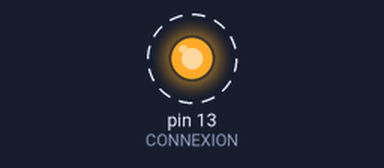
Simulated run of this sketch. Board: Arduino Uno, built with avr-gcc and run on an emulated ATmega328P. Shown: output pins drawn as LEDs (lit = HIGH). Dashed ring = blinking.

Above: at 0.5 s.
Timing chart, 0 to 4.6 s (numbered marks = the images above):
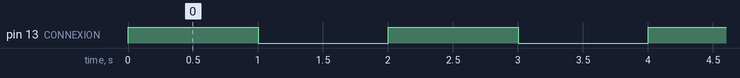

Measured:
- by itself, pin 13 (CONNEXION): alternates HIGH for 1.0 s and LOW for 1.0 s

The sketch:

LED_On_Off.ino
```cpp
//Gestion de l'allumage de LED en Arduino
const int CONNEXION=13;
void setup()
{
    pinMode(CONNEXION,OUTPUT);  //Signale à l’Arduino que la connexion 13 doit pouvoir envoyer du courant
    }

void loop()
{
    digitalWrite(CONNEXION,HIGH);
    delay(1000);
    digitalWrite(CONNEXION,LOW);
    delay(1000);
}
```
